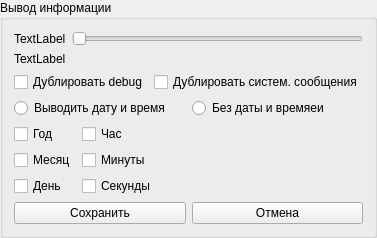
                      <widget class="QGroupBox" name="groupBox_3">
                       <property name="title">
                        <string>Вывод информации</string>
                       </property>
                       <layout class="QVBoxLayout" name="verticalLayout_16">
                        <item>
                         <layout class="QFormLayout" name="formLayout_7">
                          <item row="0" column="0">
                           <widget class="QLabel" name="lb_numLevel">
                            <property name="text">
                             <string>TextLabel</string>
                            </property>
                           </widget>
                          </item>
                          <item row="0" column="1">
                           <widget class="QSlider" name="hs_levelInfo">
                            <property name="orientation">
                             <enum>Qt::Horizontal</enum>
                            </property>
                           </widget>
                          </item>
                         </layout>
                        </item>
                        <item>
                         <widget class="QLabel" name="lb_levelInfoText">
                          <property name="text">
                           <string>TextLabel</string>
                          </property>
                         </widget>
                        </item>
                        <item>
                         <layout class="QHBoxLayout" name="horizontalLayout_38">
                          <item>
                           <widget class="QCheckBox" name="cb_debugCopyForChat">
                            <property name="toolTip">
                             <string>Дублировать debug сообщения в другие чаты (чат личное, чат группы)</string>
                            </property>
                            <property name="text">
                             <string>Дублировать debug</string>
                            </property>
                           </widget>
                          </item>
                          <item>
                           <widget class="QCheckBox" name="cb_systemCopyForChat">
                            <property name="toolTip">
                             <string>Дублировать систем. сообщения в другие чаты (чат личное, чат группы)</string>
                            </property>
                            <property name="text">
                             <string>Дублировать систем. сообщения</string>
                            </property>
                           </widget>
                          </item>
                         </layout>
                        </item>
                        <item>
                         <layout class="QHBoxLayout" name="horizontalLayout_30">
                          <item>
                           <widget class="QRadioButton" name="rb_dateTimeOut">
                            <property name="text">
                             <string>Выводить дату и время</string>
                            </property>
                           </widget>
                          </item>
                          <item>
                           <widget class="QRadioButton" name="rb_notDateTime">
                            <property name="text">
                             <string>Без даты и времяеи</string>
                            </property>
                           </widget>
                          </item>
                         </layout>
                        </item>
                        <item>
                         <layout class="QHBoxLayout" name="horizontalLayout_33">
                          <item>
                           <layout class="QGridLayout" name="gridLayout_5">
                            <item row="2" column="0">
                             <widget class="QCheckBox" name="ch_dayInfo">
                              <property name="text">
                               <string>День</string>
                              </property>
                             </widget>
                            </item>
                            <item row="0" column="0">
                             <widget class="QCheckBox" name="ch_yearInfo">
                              <property name="text">
                               <string>Год</string>
                              </property>
                             </widget>
                            </item>
                            <item row="1" column="0">
                             <widget class="QCheckBox" name="ch_monthInfo">
                              <property name="text">
                               <string>Месяц</string>
                              </property>
                             </widget>
                            </item>
                            <item row="0" column="1">
                             <widget class="QCheckBox" name="ch_hourInfo">
                              <property name="text">
                               <string>Час</string>
                              </property>
                             </widget>
                            </item>
                            <item row="1" column="1">
                             <widget class="QCheckBox" name="ch_minuteInfo">
                              <property name="text">
                               <string>Минуты</string>
                              </property>
                             </widget>
                            </item>
                            <item row="2" column="1">
                             <widget class="QCheckBox" name="ch_secondInfo">
                              <property name="text">
                               <string>Секунды</string>
                              </property>
                             </widget>
                            </item>
                           </layout>
                          </item>
                          <item>
                           <spacer name="horizontalSpacer_20">
                            <property name="orientation">
                             <enum>Qt::Horizontal</enum>
                            </property>
                            <property name="sizeHint" stdset="0">
                             <size>
                              <width>40</width>
                              <height>20</height>
                             </size>
                            </property>
                           </spacer>
                          </item>
                         </layout>
                        </item>
                        <item>
                         <layout class="QHBoxLayout" name="horizontalLayout_32">
                          <item>
                           <widget class="QPushButton" name="pb_saveInfoDateDebug">
                            <property name="text">
                             <string>Сохранить</string>
                            </property>
                           </widget>
                          </item>
                          <item>
                           <widget class="QPushButton" name="pb_canselDataInfoDebug">
                            <property name="text">
                             <string>Отмена</string>
                            </property>
                           </widget>
                          </item>
                         </layout>
                        </item>
                       </layout>
                      </widget>
